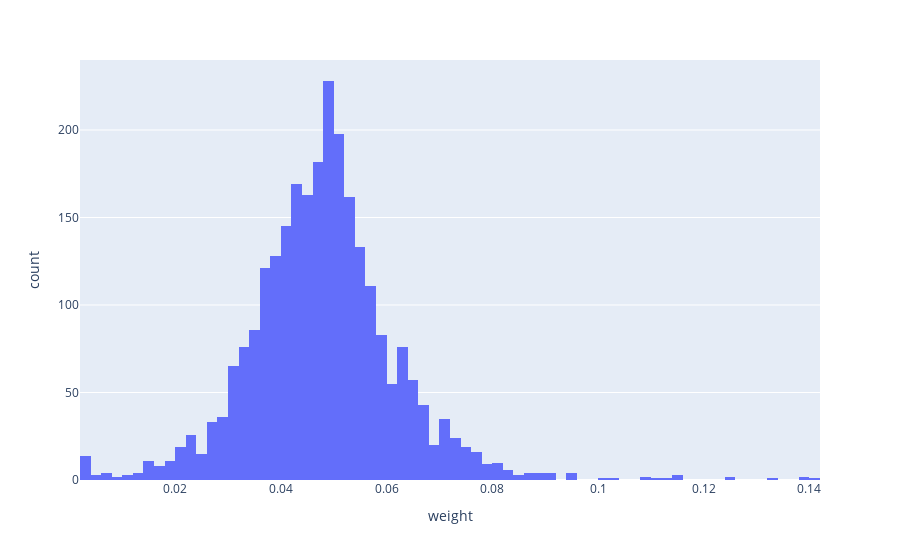

Notebook code cell kept with this figure:
### Code cell
px.histogram(age_df.loc[idx[:, 'Female'], :], x = 'weight')

### Figure 1 — Plotly figure (JSON) as saved in the notebook; plotly's stock layout.template omitted (floating-point values rounded to 4 significant figures; data arrays with more than 128 entries replaced by an {"elided": "..."} marker saying what was removed)
{"data": [{"alignmentgroup": "True", "bingroup": "x", "hovertemplate": "weight=%{x}<br>count=%{y}<extra></extra>", "legendgroup": "", "marker": {"color": "#636efa", "pattern": {"shape": ""}}, "name": "", "offsetgroup": "", "orientation": "v", "showlegend": false, "type": "histogram", "x": {"elided": "2643 float values"}, "xaxis": "x", "yaxis": "y"}], "layout": {"barmode": "relative", "legend": {"tracegroupgap": 0}, "margin": {"t": 60}, "xaxis": {"anchor": "y", "domain": [0, 1], "title": {"text": "weight"}}, "yaxis": {"anchor": "x", "domain": [0, 1], "title": {"text": "count"}}}}
